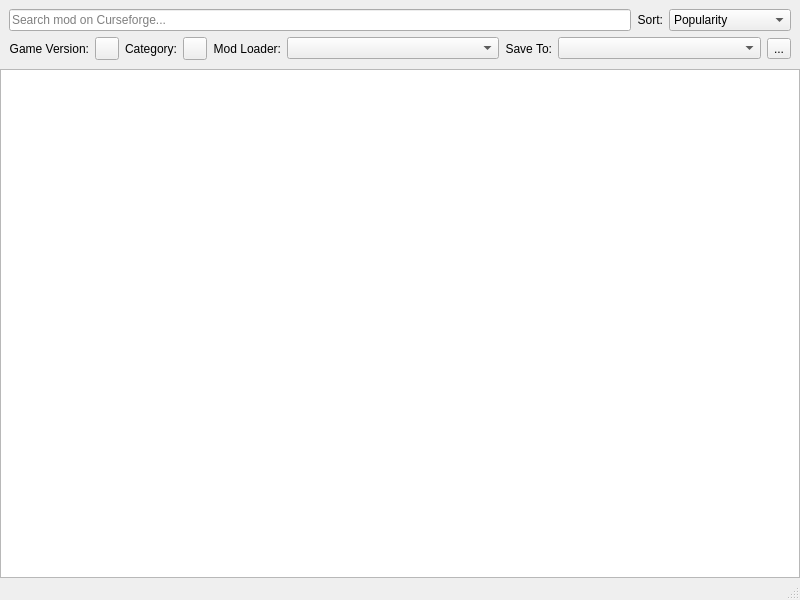
<?xml version="1.0" encoding="UTF-8"?>
<ui version="4.0">
 <class>CurseforgeModBrowser</class>
 <widget class="QMainWindow" name="CurseforgeModBrowser">
  <property name="geometry">
   <rect>
    <x>0</x>
    <y>0</y>
    <width>800</width>
    <height>600</height>
   </rect>
  </property>
  <property name="windowTitle">
   <string>MainWindow</string>
  </property>
  <widget class="QWidget" name="centralwidget">
   <layout class="QGridLayout" name="gridLayout_2">
    <property name="leftMargin">
     <number>0</number>
    </property>
    <property name="topMargin">
     <number>0</number>
    </property>
    <property name="rightMargin">
     <number>0</number>
    </property>
    <property name="bottomMargin">
     <number>0</number>
    </property>
    <property name="spacing">
     <number>0</number>
    </property>
    <item row="0" column="0">
     <widget class="QWidget" name="widget" native="true">
      <layout class="QGridLayout" name="gridLayout">
       <item row="1" column="1">
        <widget class="QToolButton" name="versionSelectButton">
         <property name="text">
          <string/>
         </property>
         <property name="popupMode">
          <enum>QToolButton::InstantPopup</enum>
         </property>
        </widget>
       </item>
       <item row="0" column="0" colspan="6">
        <layout class="QHBoxLayout" name="horizontalLayout">
         <item>
          <widget class="QLineEdit" name="searchText">
           <property name="placeholderText">
            <string>Search mod on Curseforge...</string>
           </property>
           <property name="clearButtonEnabled">
            <bool>true</bool>
           </property>
          </widget>
         </item>
         <item>
          <widget class="QLabel" name="label_2">
           <property name="text">
            <string>Sort:</string>
           </property>
           <property name="alignment">
            <set>Qt::AlignRight|Qt::AlignTrailing|Qt::AlignVCenter</set>
           </property>
          </widget>
         </item>
         <item>
          <widget class="QComboBox" name="sortSelect">
           <item>
            <property name="text">
             <string>Popularity</string>
            </property>
           </item>
           <item>
            <property name="text">
             <string>Last Updated</string>
            </property>
           </item>
           <item>
            <property name="text">
             <string>Name</string>
            </property>
           </item>
           <item>
            <property name="text">
             <string>Author</string>
            </property>
           </item>
           <item>
            <property name="text">
             <string>Total Downloads</string>
            </property>
           </item>
           <item>
            <property name="text">
             <string>Category</string>
            </property>
           </item>
           <item>
            <property name="text">
             <string>Game Version</string>
            </property>
           </item>
          </widget>
         </item>
        </layout>
       </item>
       <item row="1" column="0">
        <widget class="QLabel" name="label">
         <property name="text">
          <string>Game Version:</string>
         </property>
         <property name="alignment">
          <set>Qt::AlignRight|Qt::AlignTrailing|Qt::AlignVCenter</set>
         </property>
        </widget>
       </item>
       <item row="1" column="5">
        <layout class="QHBoxLayout" name="horizontalLayout_5">
         <item>
          <widget class="QLabel" name="label_4">
           <property name="sizePolicy">
            <sizepolicy hsizetype="Minimum" vsizetype="Preferred">
             <horstretch>0</horstretch>
             <verstretch>0</verstretch>
            </sizepolicy>
           </property>
           <property name="text">
            <string>Save To:</string>
           </property>
           <property name="alignment">
            <set>Qt::AlignRight|Qt::AlignTrailing|Qt::AlignVCenter</set>
           </property>
          </widget>
         </item>
         <item>
          <widget class="QComboBox" name="downloadPathSelect">
           <property name="sizePolicy">
            <sizepolicy hsizetype="Expanding" vsizetype="Fixed">
             <horstretch>0</horstretch>
             <verstretch>0</verstretch>
            </sizepolicy>
           </property>
          </widget>
         </item>
         <item>
          <widget class="QToolButton" name="openFolderButton">
           <property name="text">
            <string>...</string>
           </property>
           <property name="icon">
            <iconset theme="folder">
             <normaloff>.</normaloff>.</iconset>
           </property>
          </widget>
         </item>
        </layout>
       </item>
       <item row="1" column="3">
        <widget class="QToolButton" name="categorySelectButton">
         <property name="text">
          <string/>
         </property>
         <property name="popupMode">
          <enum>QToolButton::InstantPopup</enum>
         </property>
         <property name="toolButtonStyle">
          <enum>Qt::ToolButtonTextBesideIcon</enum>
         </property>
        </widget>
       </item>
       <item row="1" column="2">
        <widget class="QLabel" name="label_5">
         <property name="text">
          <string>Category:</string>
         </property>
         <property name="alignment">
          <set>Qt::AlignRight|Qt::AlignTrailing|Qt::AlignVCenter</set>
         </property>
        </widget>
       </item>
       <item row="1" column="4">
        <layout class="QHBoxLayout" name="horizontalLayout_4">
         <item>
          <widget class="QLabel" name="label_3">
           <property name="sizePolicy">
            <sizepolicy hsizetype="Minimum" vsizetype="Preferred">
             <horstretch>0</horstretch>
             <verstretch>0</verstretch>
            </sizepolicy>
           </property>
           <property name="text">
            <string>Mod Loader:</string>
           </property>
           <property name="alignment">
            <set>Qt::AlignRight|Qt::AlignTrailing|Qt::AlignVCenter</set>
           </property>
          </widget>
         </item>
         <item>
          <widget class="QComboBox" name="loaderSelect">
           <property name="sizePolicy">
            <sizepolicy hsizetype="Expanding" vsizetype="Fixed">
             <horstretch>0</horstretch>
             <verstretch>0</verstretch>
            </sizepolicy>
           </property>
          </widget>
         </item>
        </layout>
       </item>
      </layout>
     </widget>
    </item>
    <item row="1" column="0">
     <widget class="QListView" name="modListView">
      <property name="editTriggers">
       <set>QAbstractItemView::NoEditTriggers</set>
      </property>
      <property name="selectionBehavior">
       <enum>QAbstractItemView::SelectRows</enum>
      </property>
      <property name="verticalScrollMode">
       <enum>QAbstractItemView::ScrollPerPixel</enum>
      </property>
     </widget>
    </item>
   </layout>
  </widget>
  <widget class="QStatusBar" name="statusbar"/>
 </widget>
 <resources/>
 <connections/>
</ui>
